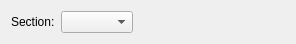
<?xml version="1.0" encoding="UTF-8"?>
<ui version="4.0">
 <class>Dialog</class>
 <widget class="QDialog" name="Dialog">
  <property name="geometry">
   <rect>
    <x>0</x>
    <y>0</y>
    <width>296</width>
    <height>41</height>
   </rect>
  </property>
  <property name="windowTitle">
   <string>Dialog</string>
  </property>
  <layout class="QHBoxLayout" name="horizontalLayout">
   <item>
    <widget class="QLabel" name="label_section">
     <property name="text">
      <string>Section:</string>
     </property>
    </widget>
   </item>
   <item>
    <widget class="QComboBox" name="combo_index"/>
   </item>
   <item>
    <spacer name="spacer">
     <property name="orientation">
      <enum>Qt::Horizontal</enum>
     </property>
     <property name="sizeHint" stdset="0">
      <size>
       <width>40</width>
       <height>20</height>
      </size>
     </property>
    </spacer>
   </item>
  </layout>
 </widget>
 <resources/>
 <connections/>
</ui>
